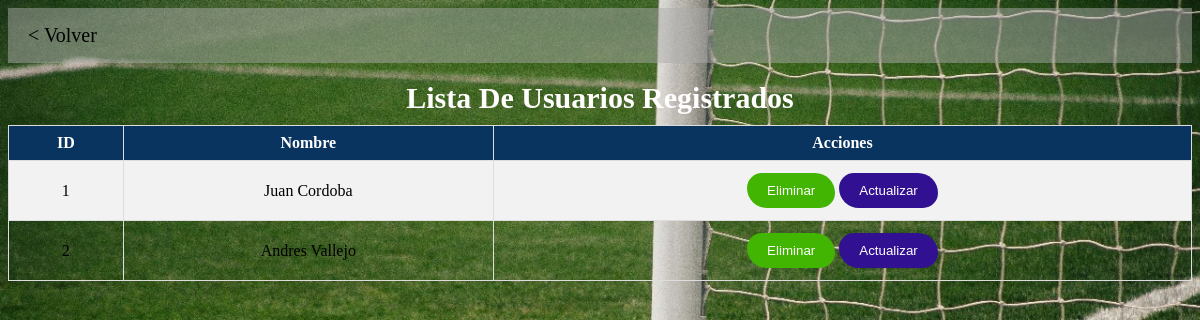
Page /admin_us.php on the committed database.
### tables this page shows
CREATE TABLE `usuario` (
  `Id_Usuario` int(11) NOT NULL,
  `Nombres` varchar(30) NOT NULL,
  `Apellidos` varchar(30) NOT NULL,
  `Correo_Electronico` varchar(50) NOT NULL,
  `Telefono` varchar(11) NOT NULL,
  `Contraseña` varchar(150) NOT NULL
);

### admin_us.php (the view, shortened to what this page needs)
<?php
include 'conexion.php';
?>
<?php
$consulta = "SELECT * FROM usuario";
$resultado = $conn->query($consulta);
?>
<html>
<head>
    <link rel="stylesheet" href="css/mod-e.css">
    <link rel='stylesheet' type='text/css' media='screen' href='css/main.css'>
</head>
<body>
<ul class="navbar">
    <li class="nav-item"><a href="bienvenido_e.php"> < Volver </a></li>
</ul>
<br>
    <h1>Lista De Usuarios Registrados</h1>
    <table border="1">
        <tr>
            <th>ID</th>
            <th>Nombre</th>
            <th>Acciones</th>
        </tr>
        <?php
        while ($fila = $resultado->fetch_assoc()) {
            echo '<tr id="fila_' . $fila['Id_Usuario'] . '">';
            echo '<td>' . $fila['Id_Usuario'] . '</td>';
            echo '<td>' . $fila['Nombres'] . ' '. $fila['Apellidos'].'</td>';
            echo '<td>';
            echo '<button onclick="eliminarUsuario(' . $fila['Id_Usuario'] . ')" class="button_onclick">Eliminar</button>';
            echo '<button onclick="actualizarUsuario(' . $fila['Id_Usuario'] . ')" class="button">Actualizar</button>';
            echo '</td>';
            echo '</tr>';
        }
        ?>
    </table>
</body>
</html>

### css/mod-e.css (style rules this page uses)
body { font-family: Arial, sans-serif; background-image: url(../img/23.jpg); }
h1 { text-align: center; color: rgb(255, 253, 253); }
table { width: 100%; border-collapse: collapse; text-align: center; color: rgb(0, 0, 0); }
table th, table td { border: 1px solid #ddd; padding: 8px; }
table th { background-color: #08345f; }
.button_onclick { display: inline-block; background-color: #41b502; color: white; padding: 10px 20px; text-decoration: none; margin: 4px 2px; cursor: pointer; }
.button { display: inline-block; background-color: #311192; color: white; padding: 10px 20px; text-decoration: none; margin: 4px 2px; cursor: pointer; }

### css/main.css (style rules this page uses)
body { font-family: cursive; }
h1 { font-size: 30px; text-align: center; margin: 0; }
ul.navbar { list-style-type: none; margin: 0; padding: 0; overflow: hidden; background-color: #aaaaaa7e; }
.nav-item a { text-decoration: none; color: #fff; }
li.nav-item { float: left; font-size: 20px; }
li.nav-item a { display: block; color: rgb(0, 0, 0); text-align: center; padding: 16px 20px; text-decoration: none; }
body { background-size: cover; background-repeat: no-repeat; color: rgb(0, 0, 0); }
table { width: 50%; border-collapse: collapse; margin: 10px 0; }
table, th, td { border: 1px solid #ddd; }
th, td { padding: 10px; text-align: center; }
th { background-color: #007BFF; color: #fff; }
tr:nth-child(even) { background-color: #f2f2f2; }
button { background-color: #0074d9; color: #fff; padding: 10px 20px; border: none; border-radius: 5px; cursor: pointer; }
table { width: 100%; border-collapse: collapse; margin: 10px 0; }
table, th, td { border: 1px solid #000000; border-block-color: black; }
th, td { padding: 1px; text-align: center; }
button { background-color: #27b005; color: #fff; padding: 10px 20px; border: none; border-radius: 15px 20px; cursor: pointer; }
.navbar { display: flex; list-style: none; padding: 0; margin: 0; }
.nav-item { margin-right: 10px; }

### rows in the picture
usuario: Id_Usuario "1", Nombres "Juan", Apellidos "Cordoba"
usuario: Id_Usuario "2", Nombres "Andres", Apellidos "Vallejo"
